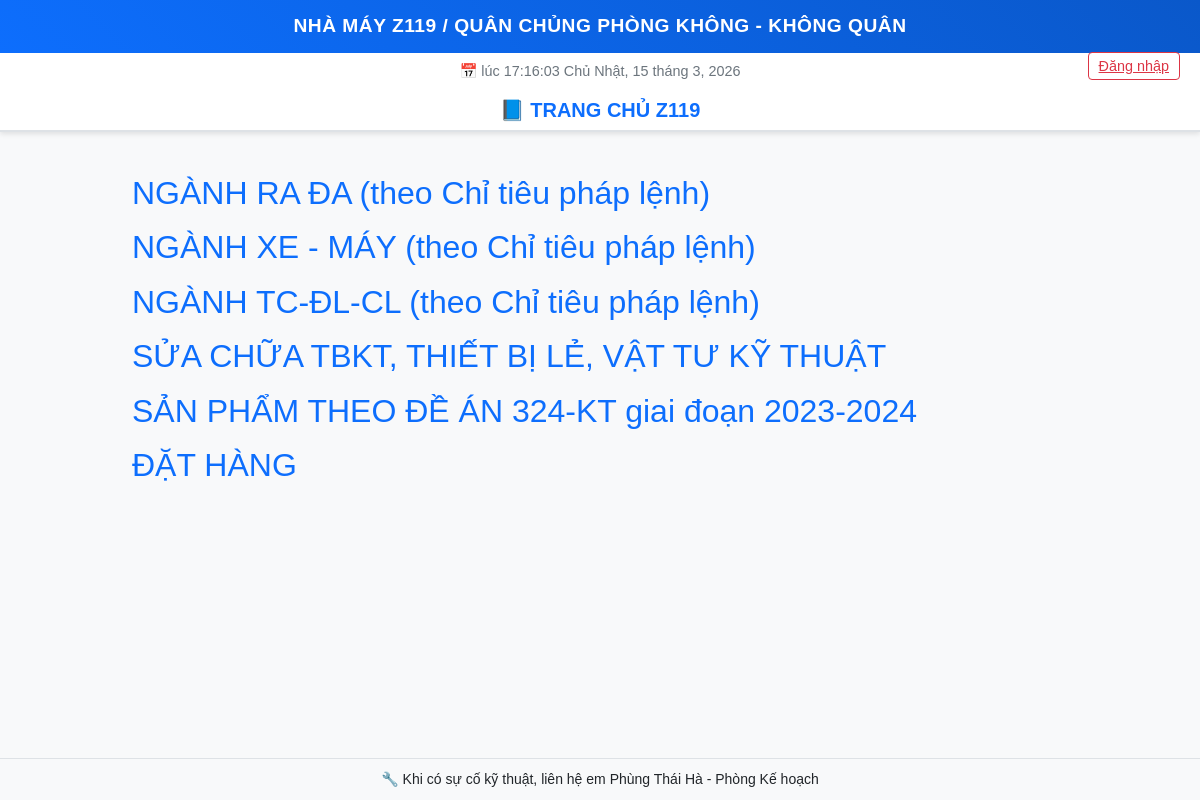
Page /D2SX/products/group/ on the committed database.
### D2SX/models.py (models this page shows, shortened)
class ProductGroup(models.Model):
    name = models.CharField(max_length=100)

### D2SX/views.py (the view)
# urls.py: path('products/group/', views.product_list_by_group, name='product_list_by_group'),
def product_list_by_group(request):
    groups = ProductGroup.objects.all()
    group_products = {}
    for group in groups:
        products = Product.objects.filter(item__group=group).select_related('item')
        group_products[group] = products
    return render(request, 'product_list_by_group.html', {
        'group_products': group_products,
    })

### D2SX/context_processors.py (called while the page is built)
def leader_name_processor(request):
    if request.user.is_authenticated:
        return {'leader_name': request.user.get_full_name() or request.user.username}
    return {}

### DKQSZ119/context_processors.py (called while the page is built)
def leader_name_processor(request):
    if request.user.is_authenticated:
        return {'leader_name': request.user.get_full_name() or request.user.username}
    return {}

### D2SX/templates/product_list_by_group.html (shortened to what this page needs)
{% extends 'base.html' %}
{% block content %}
<div class="container mt-4">
    {% for group, products in group_products.items %}
        <div class="group-block mb-3">
            <h2 style="cursor: pointer; color: #0d6efd;" data-toggle="collapse" data-target="#group-{{ group.id }}">
                {{ group.name }}
            </h2>
        </div>
    {% endfor %}
</div>
{% endblock %}

### DKQSZ119/templates/base.html (style rules this page uses)
body { background-color: #f8f9fa; margin: 0; padding: 150px 0 60px 0; font-family: Arial, sans-serif; }

### rows in the picture
ProductGroup: name "NGÀNH RA ĐA (theo Chỉ tiêu pháp lệnh)"
ProductGroup: name "NGÀNH XE - MÁY (theo Chỉ tiêu pháp lệnh)"
ProductGroup: name "NGÀNH TC-ĐL-CL (theo Chỉ tiêu pháp lệnh)"
ProductGroup: name "SỬA CHỮA TBKT, THIẾT BỊ LẺ, VẬT TƯ KỸ THUẬT"
ProductGroup: name "SẢN PHẨM THEO ĐỀ ÁN 324-KT giai đoạn 2023-2024"
ProductGroup: name "ĐẶT HÀNG"
